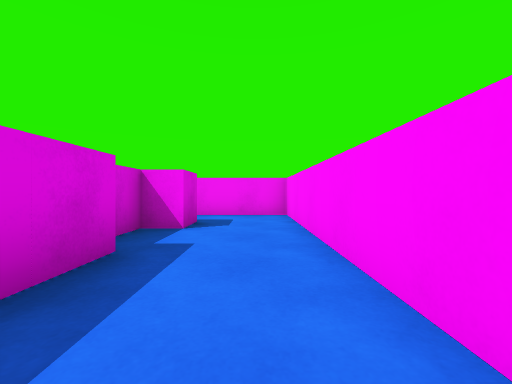
View 1 (above)

24 first-person views from a walk through a Unity game level. The camera is 0.62 m above the floor, looks level and sees 90° across. The floor is counted in squares, 1 m on a side. Each view is taken from the middle of a square. On the plan, view 1 faces up. The plan holds only what a view shows up to about 9 squares ahead; the rest is blank. The player character is not drawn.

View 2
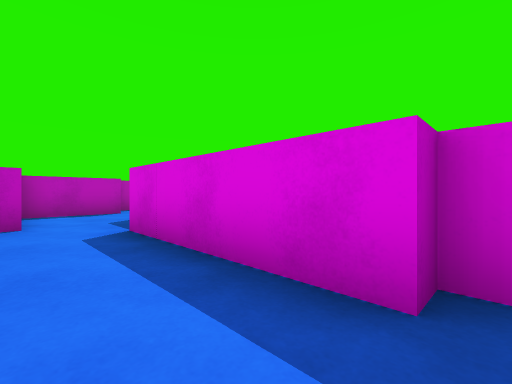

View 3
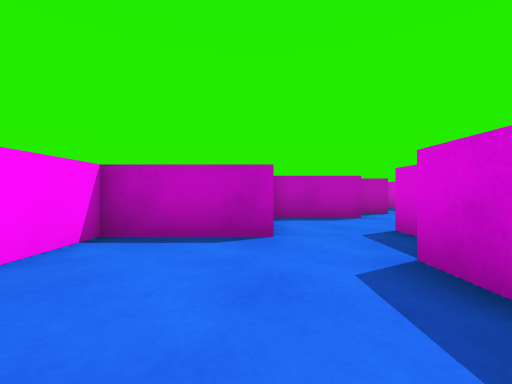

View 4
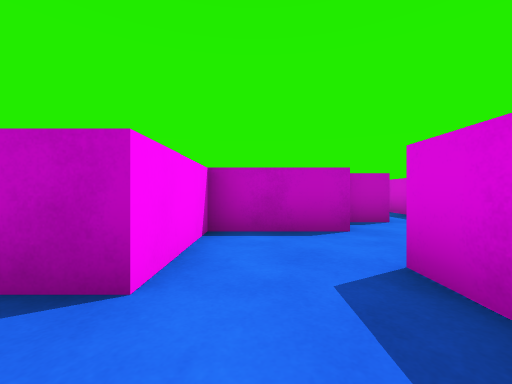

View 5
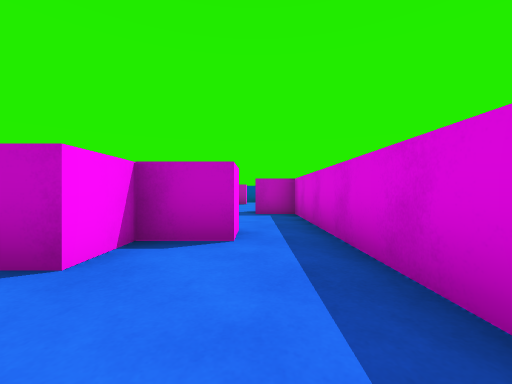

View 6
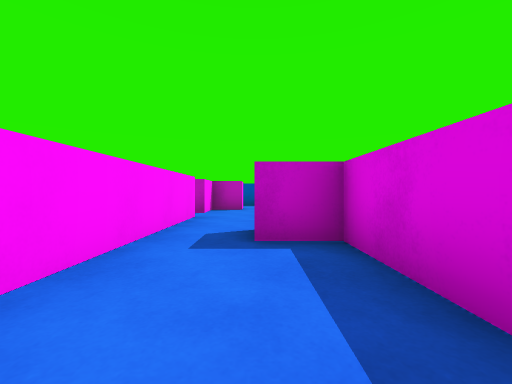

View 7
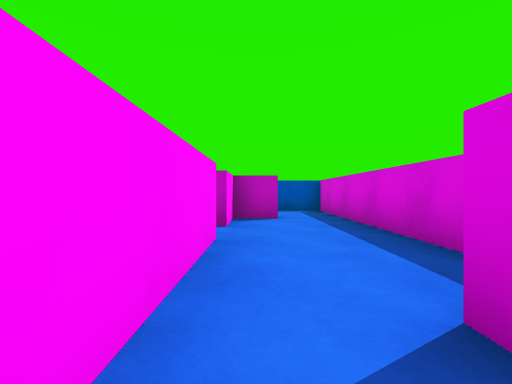

View 8
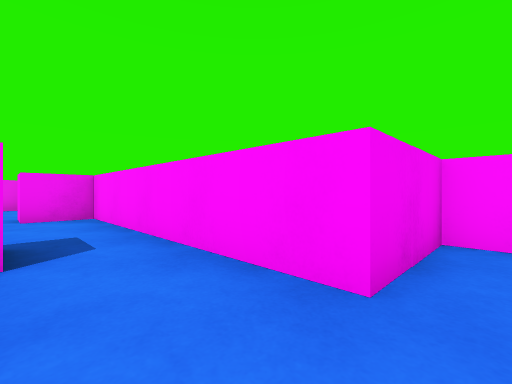

View 9
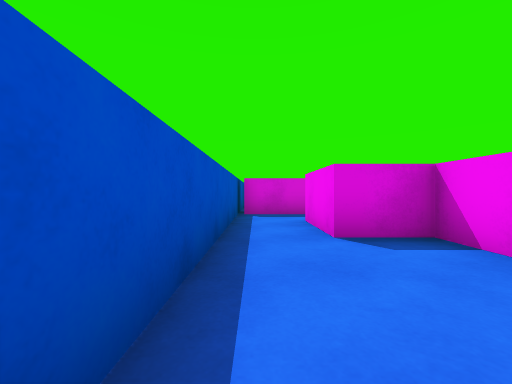

View 10
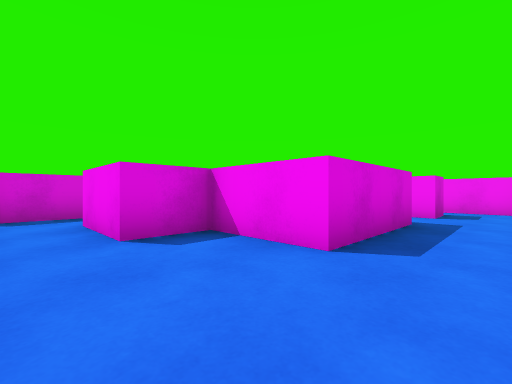

View 11
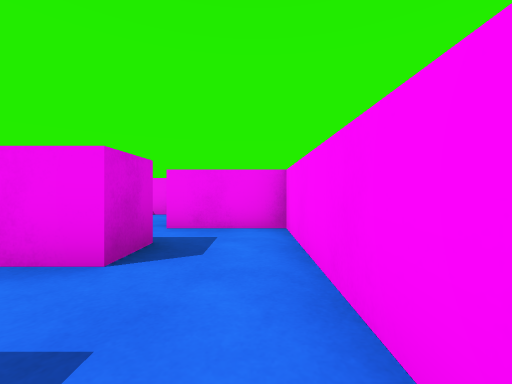

View 12
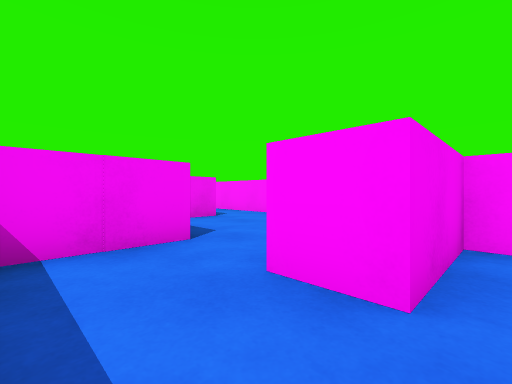

View 13
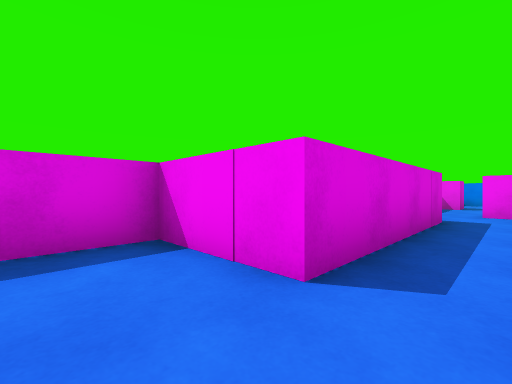

View 14
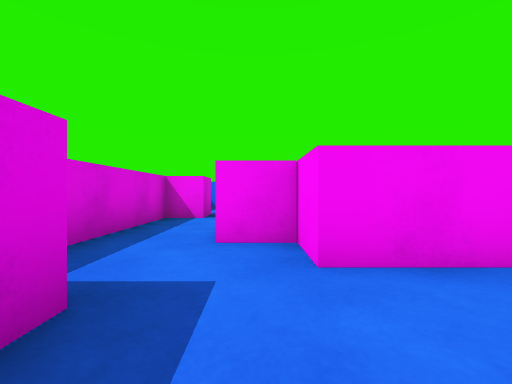

View 15
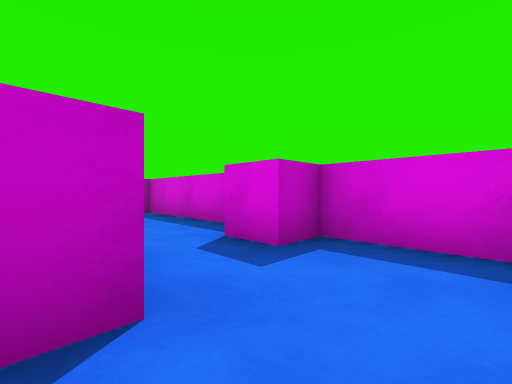

View 16
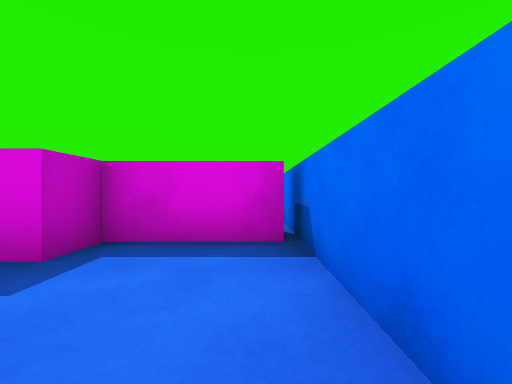

View 17
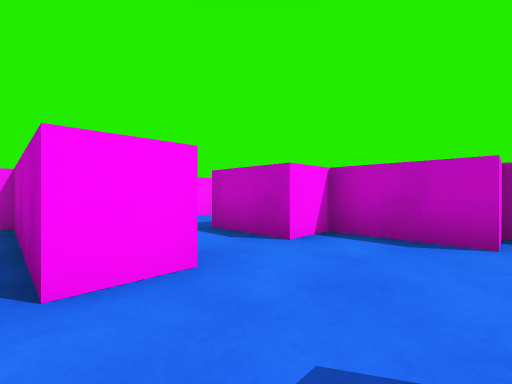

View 18
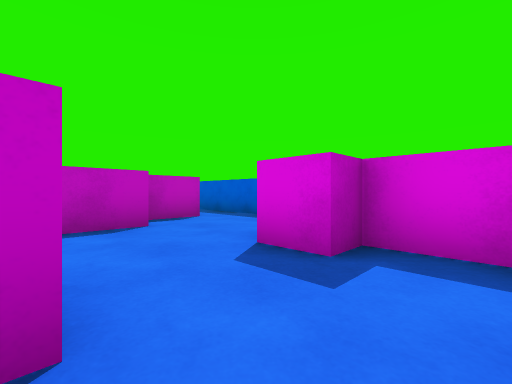

View 19
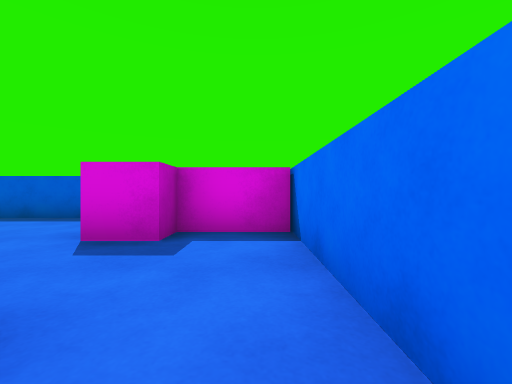

View 20
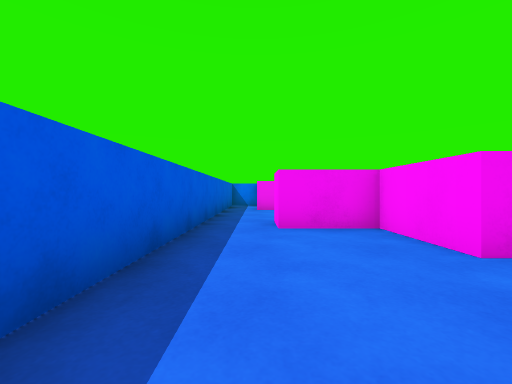

View 21
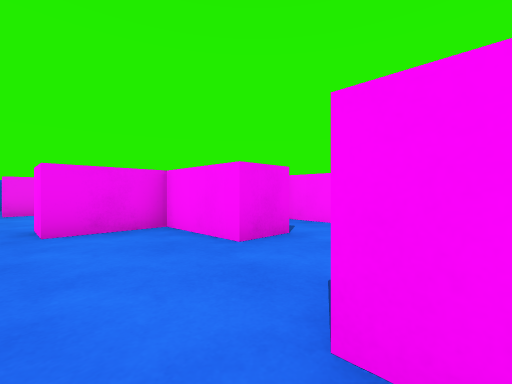

View 22
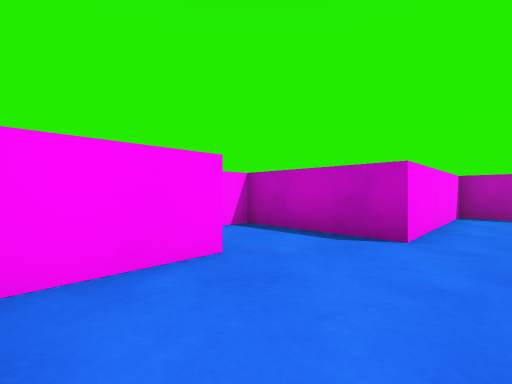

View 23
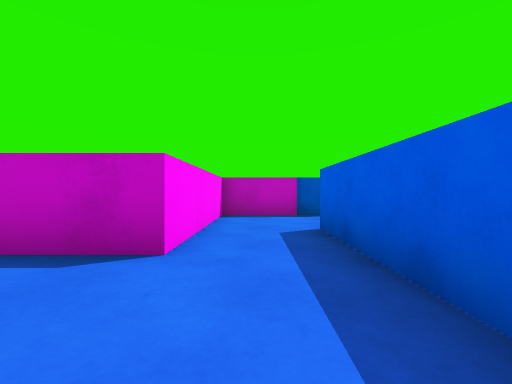

View 24
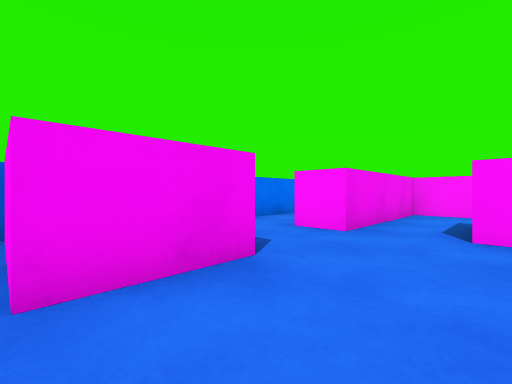

### Floor plan
Points are (right, up) in squares from view 1. A wall is a line through its corners. A room is listed if a view was taken in it or the views show most of it. See-through windows are left out.
Room 1 (views 1, 2, 3, 4, 5, 6, 7, 8, 9, 10, 11, 12, 13)
walls: (-1.6, -13.4) (-2.5, -13.4) (-2.5, -6); (2.5, -12.5) (2.5, -8.6); (-5.1, -4) (-5.1, -10.3); (-2.2, -2.1) (-2.2, -3.1); (3, -3.5) (2.4, -3.5); (-3.5, -2.5) (-4, -2.5); (-5.1, -12.5) (-5.1, -18.5) (1.5, -18.5); (2.2, -2.5) (2.2, -1.1); (-3.9, 0.4) (-4.9, 0.4); (0.8, 0.8) (0.8, 6.8) (-3.2, 6.8); (-2, 4.4) (-2, 2.6); (-3, 5.3) (-2.5, 5.3)
ways out: opening at (4, -3) to room 2; opening at (-4, 0) to room 4; opening at (-3, 6) to room 4
objects: block (-5, -11) to (-4, -10); cube (-3, -17) to (-3, -16); block (-3, -7) to (-3, -6); block (-3, 2) to (-2, 2); block (-2, -17) to (-2, -15); block (-2, -6) to (0, -5); cube (-2, -1) to (-2, 0); block (-2, 1); cube (-2, 5) to (-1, 5); block (-1, -15); block (-1, -13) to (0, -13); block (-1, -11) to (0, -10); block (0, -15) to (0, -14); block (0, -4) to (2, -3); block (1, -8) to (2, -8); block (1, -6) to (1, -5)
Room 2 (view 14)
walls: (3, 0.4) (3, -3.5); (4.5, 9.6) (1.5, 9.6); (1.8, 9.4) (1.8, 1.6); (4.7, -3.8) (4.7, -2)
ways out: opening at (4, -3) to room 1; opening at (5, 8.5) to room 3
objects: block (2, 1) to (3, 1); cube (2, 7); cube (4, 3) to (4, 4); block (5, 2) to (6, 3)
Room 3 (views 15, 16)
walls: (4.5, 7.7) (5, 7.7)
ways out: opening at (5, 8.5) to room 2
Room 4 (views 17, 18, 19, 20, 21, 22, 23, 24)
walls: (-3, 4.2) (-3, 5.3); (-6.5, 6.8) (-7, 6.8); (-3.2, 6.8) (-3.2, 7.7) (0.8, 7.7); (-4.9, 0.4) (-4.9, 2.4); (-8.1, 7) (-8.1, -3.4); (-6, 9.6) (-6, 7.7); (-6.1, -3.4) (-6.1, -1.5) (-3.2, -1.5) (-3.2, -0.9); (1.5, 9.6) (-6.2, 9.6)
ways out: opening at (-4, 0) to room 1; opening at (-3, 6) to room 1; opening at (-7, -3)
objects: block (-6, 3) to (-5, 3); cube (-6, 7) to (-5, 7); block (-5, 4) to (-4, 4)

Where each view was taken, in squares from view 1:
view 1: 0 up, 0 right, facing up
view 2: 3 up, 0 right, facing down-left
view 3: 1 up, 0 right, facing down
view 4: 1 down, 1 left, facing down
view 5: 3 down, 4 left, facing down
view 6: 7 down, 4 left, facing down
view 7: 10 down, 3 left, facing down
view 8: 14 down, 4 left, facing up-right
view 9: 18 down, 2 right, facing left
view 10: 18 down, 2 right, facing up-left
view 11: 13 down, 2 right, facing up
view 12: 9 down, 1 left, facing up-right
view 13: 5 down, 4 right, facing up-left
view 14: 0 up, 4 right, facing up
view 15: 9 up, 5 right, facing down-left
view 16: 9 up, 5 right, facing left
view 17: 8 up, 5 left, facing down-right
view 18: 9 up, 3 left, facing down-left
view 19: 9 up, 2 left, facing left
view 20: 2 down, 7 left, facing up
view 21: 2 down, 7 left, facing up-right
view 22: 2 up, 7 left, facing down-right
view 23: 1 up, 7 left, facing down
view 24: 5 up, 7 left, facing up-right
